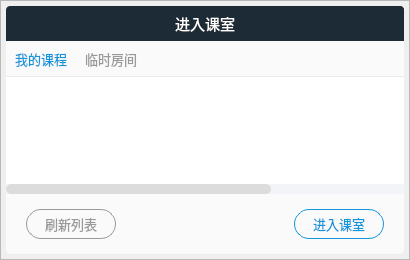
<?xml version="1.0" encoding="UTF-8"?>
<ui version="4.0">
 <class>StudentEnterDialog</class>
 <widget class="QDialog" name="StudentEnterDialog">
  <property name="geometry">
   <rect>
    <x>0</x>
    <y>0</y>
    <width>410</width>
    <height>260</height>
   </rect>
  </property>
  <property name="windowTitle">
   <string>Dialog</string>
  </property>
  <property name="styleSheet">
   <string notr="true"/>
  </property>
  <widget class="QFrame" name="layout">
   <property name="geometry">
    <rect>
     <x>0</x>
     <y>0</y>
     <width>410</width>
     <height>260</height>
    </rect>
   </property>
   <property name="styleSheet">
    <string notr="true">QFrame#layout {
	border-image: url(:/shadow/Resources/material/shadow/400x250_shadow.png);
	background: none;
}</string>
   </property>
   <property name="frameShape">
    <enum>QFrame::StyledPanel</enum>
   </property>
   <property name="frameShadow">
    <enum>QFrame::Raised</enum>
   </property>
   <layout class="QVBoxLayout" name="verticalLayout">
    <property name="spacing">
     <number>0</number>
    </property>
    <property name="leftMargin">
     <number>5</number>
    </property>
    <property name="topMargin">
     <number>5</number>
    </property>
    <property name="rightMargin">
     <number>5</number>
    </property>
    <property name="bottomMargin">
     <number>5</number>
    </property>
    <item>
     <widget class="QFrame" name="title_bar">
      <property name="minimumSize">
       <size>
        <width>0</width>
        <height>35</height>
       </size>
      </property>
      <property name="maximumSize">
       <size>
        <width>16777215</width>
        <height>35</height>
       </size>
      </property>
      <property name="styleSheet">
       <string notr="true">QFrame {
	border-top-left-radius: 4px;
	border-top-right-radius: 4px;
	background-color: #1D2B36;
}</string>
      </property>
      <property name="frameShape">
       <enum>QFrame::StyledPanel</enum>
      </property>
      <property name="frameShadow">
       <enum>QFrame::Raised</enum>
      </property>
      <layout class="QGridLayout" name="gridLayout_2">
       <property name="leftMargin">
        <number>0</number>
       </property>
       <property name="topMargin">
        <number>0</number>
       </property>
       <property name="rightMargin">
        <number>0</number>
       </property>
       <property name="bottomMargin">
        <number>0</number>
       </property>
       <property name="spacing">
        <number>0</number>
       </property>
       <item row="0" column="2">
        <widget class="QPushButton" name="close_btn">
         <property name="minimumSize">
          <size>
           <width>35</width>
           <height>35</height>
          </size>
         </property>
         <property name="maximumSize">
          <size>
           <width>35</width>
           <height>35</height>
          </size>
         </property>
         <property name="cursor">
          <cursorShape>PointingHandCursor</cursorShape>
         </property>
         <property name="toolTip">
          <string>关闭</string>
         </property>
         <property name="whatsThis">
          <string/>
         </property>
         <property name="styleSheet">
          <string notr="true">QPushButton {
	border: none;
	border-top-right-radius: 4px;
	background-color: #1D2B36;
}

QPushButton:hover {
	background-color: rgb(244, 84, 84);
}</string>
         </property>
         <property name="text">
          <string/>
         </property>
         <property name="icon">
          <iconset resource="../../Status.qrc">
           <normaloff>:/button/Resources/material/button/close.png</normaloff>:/button/Resources/material/button/close.png</iconset>
         </property>
         <property name="iconSize">
          <size>
           <width>12</width>
           <height>12</height>
          </size>
         </property>
        </widget>
       </item>
       <item row="0" column="1">
        <widget class="QLabel" name="title_text">
         <property name="font">
          <font>
           <family>微软雅黑</family>
           <pointsize>11</pointsize>
          </font>
         </property>
         <property name="styleSheet">
          <string notr="true">QLabel {
	background: none;
	color: #ffffff;
}</string>
         </property>
         <property name="text">
          <string>进入课室</string>
         </property>
         <property name="alignment">
          <set>Qt::AlignCenter</set>
         </property>
        </widget>
       </item>
       <item row="0" column="0">
        <spacer name="horizontalSpacer_4">
         <property name="orientation">
          <enum>Qt::Horizontal</enum>
         </property>
         <property name="sizeType">
          <enum>QSizePolicy::Fixed</enum>
         </property>
         <property name="sizeHint" stdset="0">
          <size>
           <width>35</width>
           <height>20</height>
          </size>
         </property>
        </spacer>
       </item>
      </layout>
     </widget>
    </item>
    <item>
     <widget class="QFrame" name="main_area">
      <property name="styleSheet">
       <string notr="true">QFrame {
	border-bottom-left-radius: 4px;
	border-bottom-right-radius: 4px;
	background-color: #fafafa;
}

</string>
      </property>
      <property name="frameShape">
       <enum>QFrame::StyledPanel</enum>
      </property>
      <property name="frameShadow">
       <enum>QFrame::Raised</enum>
      </property>
      <layout class="QGridLayout" name="gridLayout">
       <property name="leftMargin">
        <number>0</number>
       </property>
       <property name="topMargin">
        <number>0</number>
       </property>
       <property name="rightMargin">
        <number>0</number>
       </property>
       <property name="bottomMargin">
        <number>0</number>
       </property>
       <property name="spacing">
        <number>0</number>
       </property>
       <item row="2" column="2">
        <spacer name="horizontalSpacer">
         <property name="orientation">
          <enum>Qt::Horizontal</enum>
         </property>
         <property name="sizeHint" stdset="0">
          <size>
           <width>40</width>
           <height>20</height>
          </size>
         </property>
        </spacer>
       </item>
       <item row="1" column="0" colspan="5">
        <spacer name="verticalSpacer_2">
         <property name="orientation">
          <enum>Qt::Vertical</enum>
         </property>
         <property name="sizeType">
          <enum>QSizePolicy::Fixed</enum>
         </property>
         <property name="sizeHint" stdset="0">
          <size>
           <width>20</width>
           <height>15</height>
          </size>
         </property>
        </spacer>
       </item>
       <item row="2" column="3">
        <widget class="QPushButton" name="confirm_btn">
         <property name="minimumSize">
          <size>
           <width>90</width>
           <height>30</height>
          </size>
         </property>
         <property name="maximumSize">
          <size>
           <width>90</width>
           <height>30</height>
          </size>
         </property>
         <property name="font">
          <font>
           <family>微软雅黑</family>
           <pointsize>10</pointsize>
          </font>
         </property>
         <property name="cursor">
          <cursorShape>PointingHandCursor</cursorShape>
         </property>
         <property name="styleSheet">
          <string notr="true">QPushButton {
	border-radius: 15px;
	border: 1px solid #1296db;
	color: #1296db;
	background: none;
}

QPushButton:hover {
	background-color: #E6E6E6;
}</string>
         </property>
         <property name="text">
          <string>进入课室</string>
         </property>
        </widget>
       </item>
       <item row="0" column="0" colspan="5">
        <widget class="QTabWidget" name="tabWidget">
         <property name="maximumSize">
          <size>
           <width>16777215</width>
           <height>16777215</height>
          </size>
         </property>
         <property name="font">
          <font>
           <family>微软雅黑</family>
           <pointsize>10</pointsize>
          </font>
         </property>
         <property name="styleSheet">
          <string notr="true">QTabBar::tab {
	padding-top: 0px;
	color: #999999;
	border: none;
	height: 35px;
	width: 70px;
}

QTabBar::tab:hover {
	background-color: #E6E6E6;
}

QTabBar::tab:selected {
	color: #1296db;
}

QTabWidget#tabWidget::pane {
	border-top: 1px solid #E8ECEC;
}

QTabWidget#tabWidget::tab-bar {
	alignment:left;
}</string>
         </property>
         <property name="currentIndex">
          <number>0</number>
         </property>
         <widget class="QWidget" name="mine_courses_tab">
          <property name="styleSheet">
           <string notr="true">/*整体*/
QScrollBar:vertical {
    border: none;
    background-color: #F3F4F8;
    width: 10px;
}

QScrollBar:vertical:hover {
    border: none;
    background-color: rgb(220, 220, 220);
    width: 10px;
}

QScrollBar:horizontal {
    border: none;
    background-color: #F3F4F8;
    height: 10px;
}

QScrollBar:horizontal:hover {
    border: none;
    background-color: rgb(220, 220, 220);
    height: 10px;
}

/*--------------------垂直---------------------*/

/*滚动条*/
QScrollBar::handle:vertical {
	border-radius: 5px;
    background: rgb(220, 220, 220);
    min-height: 20px;
}

/*滚动条：悬浮*/
QScrollBar::handle:vertical:hover {
	border-radius: 5px;
    background: rgb(200, 200, 200);
    min-height: 20px;
}

/*下箭头*/
QScrollBar::add-line:vertical {
    height: 0;
    subcontrol-position: bottom;
    subcontrol-origin: margin;
}

/*上箭头*/
QScrollBar::sub-line:vertical {
    height: 0px;
    subcontrol-position: top;
    subcontrol-origin: margin;
}

/*--------------------水平---------------------*/

/*滚动条*/
QScrollBar::handle:horizontal {
	border-radius: 5px;
    background: rgb(220, 220, 220);
    min-width: 20px;
}

/*滚动条：悬浮*/
QScrollBar::handle:horizontal:hover {
	border-radius: 5px;
    background: rgb(200, 200, 200);
    min-width: 20px;
}

/*下箭头*/
QScrollBar::add-line:horizontal {
    width: 0px;
    subcontrol-position: bottom;
    subcontrol-origin: margin;
}

/*上箭头*/
QScrollBar::sub-line:horizontal {
    width: 0px;
    subcontrol-position: top;
    subcontrol-origin: margin;
}</string>
          </property>
          <attribute name="title">
           <string>我的课程</string>
          </attribute>
          <layout class="QGridLayout" name="gridLayout_3">
           <property name="leftMargin">
            <number>0</number>
           </property>
           <property name="topMargin">
            <number>0</number>
           </property>
           <property name="rightMargin">
            <number>0</number>
           </property>
           <property name="bottomMargin">
            <number>0</number>
           </property>
           <property name="spacing">
            <number>0</number>
           </property>
           <item row="0" column="0">
            <widget class="QTableWidget" name="courses_table">
             <property name="font">
              <font>
               <pointsize>10</pointsize>
              </font>
             </property>
             <property name="styleSheet">
              <string notr="true">QTableWidget {
	border: none;
	color: #666666;
	background-color: rgb(255, 255, 255);
	alternate-background-color: rgb(235, 235, 235);
}</string>
             </property>
             <property name="verticalScrollBarPolicy">
              <enum>Qt::ScrollBarAsNeeded</enum>
             </property>
             <property name="editTriggers">
              <set>QAbstractItemView::NoEditTriggers</set>
             </property>
             <property name="alternatingRowColors">
              <bool>true</bool>
             </property>
             <property name="selectionMode">
              <enum>QAbstractItemView::SingleSelection</enum>
             </property>
             <property name="selectionBehavior">
              <enum>QAbstractItemView::SelectRows</enum>
             </property>
             <property name="showGrid">
              <bool>false</bool>
             </property>
             <attribute name="horizontalHeaderVisible">
              <bool>false</bool>
             </attribute>
             <attribute name="horizontalHeaderDefaultSectionSize">
              <number>133</number>
             </attribute>
             <attribute name="verticalHeaderVisible">
              <bool>false</bool>
             </attribute>
             <column>
              <property name="text">
               <string>课程id</string>
              </property>
              <property name="font">
               <font>
                <family>微软雅黑</family>
                <pointsize>10</pointsize>
               </font>
              </property>
             </column>
             <column>
              <property name="text">
               <string>课程名</string>
              </property>
              <property name="font">
               <font>
                <family>微软雅黑</family>
                <pointsize>10</pointsize>
               </font>
              </property>
             </column>
             <column>
              <property name="text">
               <string>状态</string>
              </property>
              <property name="font">
               <font>
                <family>微软雅黑</family>
                <pointsize>10</pointsize>
               </font>
              </property>
             </column>
            </widget>
           </item>
          </layout>
         </widget>
         <widget class="QWidget" name="tab">
          <attribute name="title">
           <string>临时房间</string>
          </attribute>
         </widget>
        </widget>
       </item>
       <item row="3" column="0" colspan="5">
        <spacer name="verticalSpacer">
         <property name="orientation">
          <enum>Qt::Vertical</enum>
         </property>
         <property name="sizeType">
          <enum>QSizePolicy::Fixed</enum>
         </property>
         <property name="sizeHint" stdset="0">
          <size>
           <width>20</width>
           <height>15</height>
          </size>
         </property>
        </spacer>
       </item>
       <item row="2" column="4">
        <spacer name="horizontalSpacer_3">
         <property name="orientation">
          <enum>Qt::Horizontal</enum>
         </property>
         <property name="sizeType">
          <enum>QSizePolicy::Fixed</enum>
         </property>
         <property name="sizeHint" stdset="0">
          <size>
           <width>20</width>
           <height>20</height>
          </size>
         </property>
        </spacer>
       </item>
       <item row="2" column="0">
        <spacer name="horizontalSpacer_2">
         <property name="orientation">
          <enum>Qt::Horizontal</enum>
         </property>
         <property name="sizeType">
          <enum>QSizePolicy::Fixed</enum>
         </property>
         <property name="sizeHint" stdset="0">
          <size>
           <width>20</width>
           <height>20</height>
          </size>
         </property>
        </spacer>
       </item>
       <item row="2" column="1">
        <widget class="QPushButton" name="refresh_btn">
         <property name="minimumSize">
          <size>
           <width>90</width>
           <height>30</height>
          </size>
         </property>
         <property name="maximumSize">
          <size>
           <width>90</width>
           <height>30</height>
          </size>
         </property>
         <property name="font">
          <font>
           <family>微软雅黑</family>
           <pointsize>10</pointsize>
          </font>
         </property>
         <property name="cursor">
          <cursorShape>PointingHandCursor</cursorShape>
         </property>
         <property name="styleSheet">
          <string notr="true">QPushButton {
	border-radius: 15px;
	border: 1px solid #999999;
	color: #999999;
	background: none;
}

QPushButton:hover {
	background-color: #E6E6E6;
}</string>
         </property>
         <property name="text">
          <string>刷新列表</string>
         </property>
        </widget>
       </item>
      </layout>
     </widget>
    </item>
   </layout>
  </widget>
 </widget>
 <resources>
  <include location="../../Status.qrc"/>
 </resources>
 <connections>
  <connection>
   <sender>close_btn</sender>
   <signal>clicked()</signal>
   <receiver>StudentEnterDialog</receiver>
   <slot>close()</slot>
   <hints>
    <hint type="sourcelabel">
     <x>388</x>
     <y>14</y>
    </hint>
    <hint type="destinationlabel">
     <x>413</x>
     <y>19</y>
    </hint>
   </hints>
  </connection>
 </connections>
</ui>
